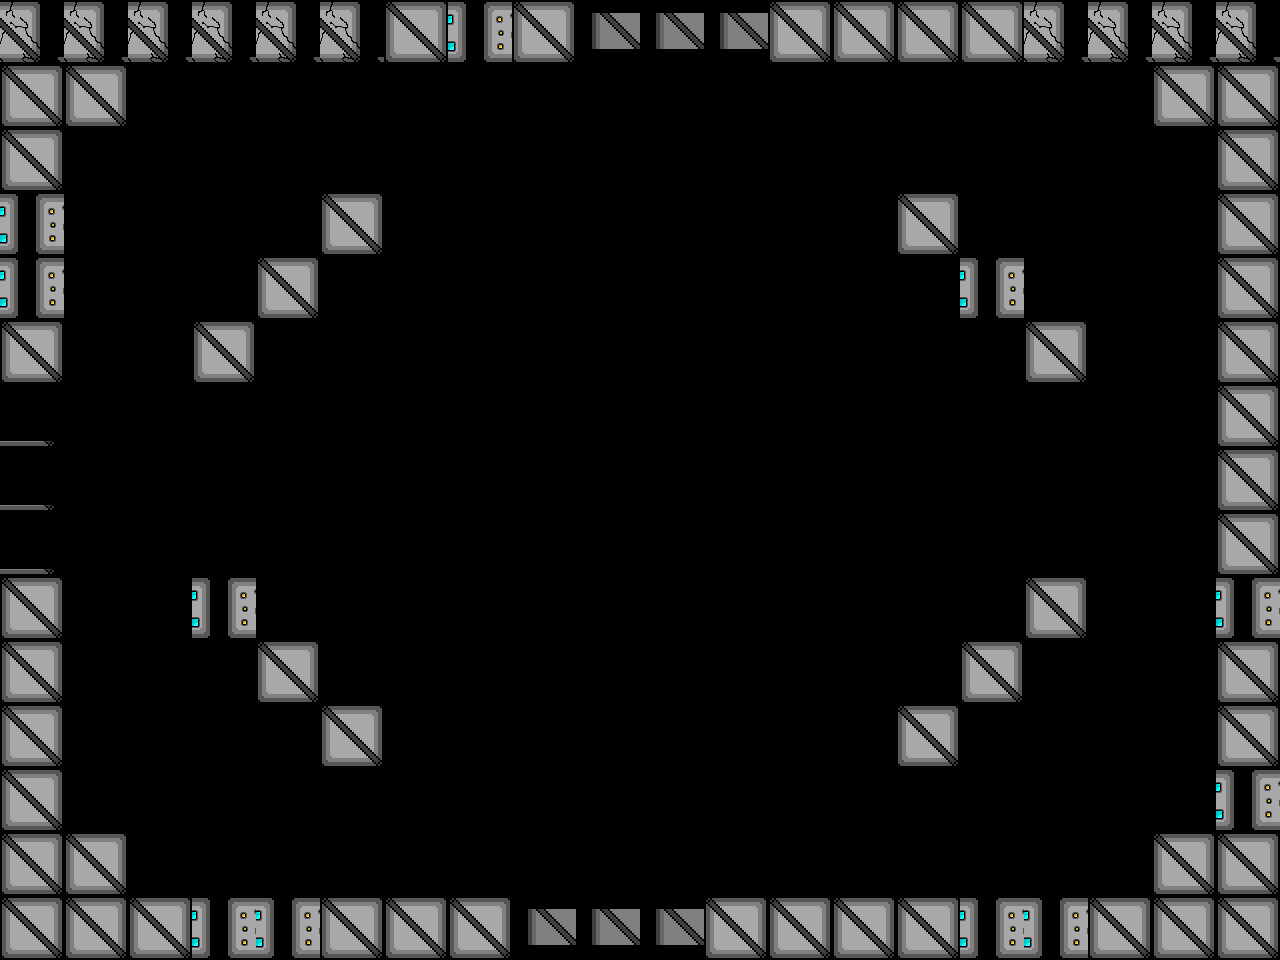

The image is a tile-based game level rendered from a .tmx file. Its description and source (layers, tilesets, objects; grid data summarised) follow:
An orthogonal 20x15 tile map with 64x64 px tiles, 1 tile layer (Tile Layer 2) and 8 objects (2x Uno, 2x Assassin, 2x Newborn, ScrollingBackground, Player).

<map version="1.0" tiledversion="1.0.3" orientation="orthogonal" renderorder="right-down" width="20" height="15" tilewidth="64" tileheight="64" nextobjectid="105">
 <properties>
  <property name="assassin" value="assets/assasin_rightLeftSpritesheet_Champion.png" />
  <property name="backgroundEasy" value="assets/backgroundEasy.png" />
  <property name="backgroundHard" value="assets/backgroundHard.png" />
  <property name="backgroundMedium" value="assets/backgroundMedium.png" />
  <property name="boss" value="assets/boss.png" />
  <property name="bossexplosion" value="assets/bossexplosion.png" />
  <property name="damageUp" value="assets/metalBoxCoin.png" />
  <property name="explosion" value="assets/explosion.png" />
  <property name="firingRateUp" value="assets/metalBoxCoin.png" />
  <property name="healthUp" value="assets/metalBoxHeart.png" />
  <property name="largeexplosion" value="assets/largeexplosion.png" />
  <property name="loading" value="assets/loading.png" />
  <property name="moveSpeedUp" value="assets/metalBoxCoin.png" />
  <property name="newborn" value="assets/newborn_spritesheet(h54_w62)Champion.png" />
  <property name="player" value="assets/playerSpriteSheetTemp.png" />
  <property name="reward" value="assets/reward1.png" />
  <property name="smallexplosion" value="assets/smallexplosion.png" />
  <property name="uno" value="assets/uno_Static_Champion.png" />
 </properties>
 <tileset firstgid="1" name="blocks1" tilewidth="64" tileheight="64" tilecount="14" columns="14">
  <image source="blocks1.png" width="900" height="64" />
 </tileset>
 <objectgroup color="#00ff00" name="Object Layer 1">
  <object id="59" name="Background" type="ScrollingBackground" x="0" y="0" width="64" height="64">
   <properties>
    <property name="numFrames" value="1" />
    <property name="textureHeight" value="960" />
    <property name="textureID" value="backgroundHard" />
    <property name="textureWidth" value="1280" />
   </properties>
  </object>
  <object id="55" name="Player1" type="Player" x="620.484" y="407.368" width="34" height="64">
   <properties>
    <property name="numFrames" value="6" />
    <property name="textureHeight" value="60" />
    <property name="textureID" value="player" />
    <property name="textureWidth" value="34" />
   </properties>
  </object>
  <object id="97" name="Uno1" type="Uno" x="172.5" y="744.5" width="39" height="51">
   <properties>
    <property name="numFrames" value="2" />
    <property name="textureHeight" value="51" />
    <property name="textureID" value="uno" />
    <property name="textureWidth" value="39" />
   </properties>
  </object>
  <object id="99" name="Uno1" type="Uno" x="1070.5" y="162.5" width="39" height="51">
   <properties>
    <property name="numFrames" value="2" />
    <property name="textureHeight" value="51" />
    <property name="textureID" value="uno" />
    <property name="textureWidth" value="39" />
   </properties>
  </object>
  <object id="101" name="Assassin1" type="Assassin" x="402.5" y="136.5" width="99" height="99">
   <properties>
    <property name="numFrames" value="4" />
    <property name="textureHeight" value="100" />
    <property name="textureID" value="assassin" />
    <property name="textureWidth" value="100" />
   </properties>
  </object>
  <object id="102" name="Assassin1" type="Assassin" x="780.5" y="654.5" width="99" height="99">
   <properties>
    <property name="numFrames" value="4" />
    <property name="textureHeight" value="100" />
    <property name="textureID" value="assassin" />
    <property name="textureWidth" value="100" />
   </properties>
  </object>
  <object id="103" name="Newborn1" type="Newborn" x="323" y="807" width="62" height="54">
   <properties>
    <property name="numFrames" value="2" />
    <property name="textureHeight" value="54" />
    <property name="textureID" value="newborn" />
    <property name="textureWidth" value="62" />
   </properties>
  </object>
  <object id="104" name="Newborn1" type="Newborn" x="895" y="101" width="62" height="54">
   <properties>
    <property name="numFrames" value="2" />
    <property name="textureHeight" value="54" />
    <property name="textureID" value="newborn" />
    <property name="textureWidth" value="62" />
   </properties>
  </object>
 </objectgroup>
 <layer name="Tile Layer 2" width="20" height="15">
  <properties>
   <property name="collidable" value="" />
  </properties>
  <data>[300 cells, 82 non-empty, 5 distinct tile ids]</data>
 </layer>
</map>
